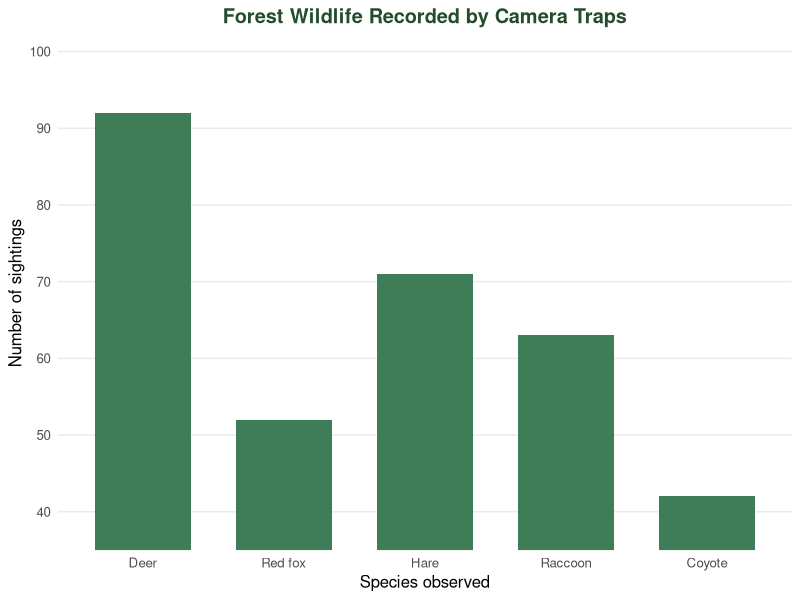
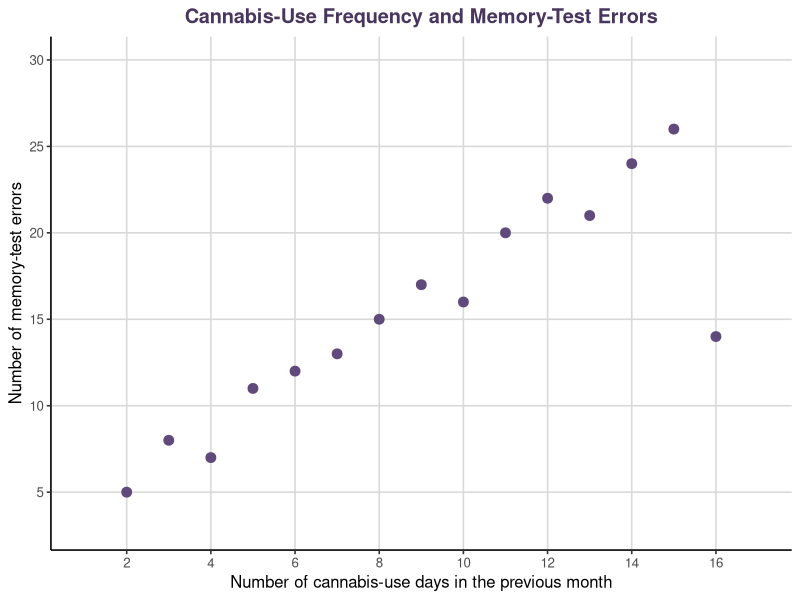

Reproduce these figures in R, in order.
## ---- chunk 1
library(ggplot2)

wildlife_data <- data.frame(
  Species = factor(
    c("White-tailed deer", "Red fox", "Snowshoe hare",
      "Raccoon", "Coyote"),
    levels = c("White-tailed deer", "Red fox", "Snowshoe hare",
               "Raccoon", "Coyote")
  ),
  Sightings = c(92, 52, 71, 63, 42)
)

ggplot(wildlife_data, aes(x = Species, y = Sightings)) +
  geom_col(fill = "#3F7D58", width = 0.68) +
  coord_cartesian(ylim = c(35, 100)) +
  scale_x_discrete(
    labels = c(
      "White-tailed deer" = "Deer",
      "Red fox" = "Red fox",
      "Snowshoe hare" = "Hare",
      "Raccoon" = "Raccoon",
      "Coyote" = "Coyote"
    )
  ) +
  scale_y_continuous(
    breaks = seq(40, 100, by = 10),
    expand = expansion(mult = c(0, 0.03))
  ) +
  labs(
    title = "Forest Wildlife Recorded by Camera Traps",
    x = "Species observed",
    y = "Number of sightings"
  ) +
  theme_minimal(base_size = 12) +
  theme(
    plot.title = element_text(
      hjust = 0.5,
      face = "bold",
      colour = "#244D2D"
    ),
    panel.grid.major.x = element_blank(),
    panel.grid.minor = element_blank()
  )
## ---- chunk 2
library(ggplot2)

cannabis_data <- data.frame(
  Use_Days = 2:16,
  Memory_Errors = c(
    5, 8, 7, 11, 12,
    13, 15, 17, 16, 20,
    22, 21, 24, 26, 14
  )
)

ggplot(cannabis_data, aes(x = Use_Days, y = Memory_Errors)) +
  geom_point(size = 3, colour = "#604A7B") +
  scale_x_continuous(
    breaks = seq(2, 16, by = 2),
    limits = c(1, 17)
  ) +
  scale_y_continuous(
    breaks = seq(5, 30, by = 5),
    limits = c(3, 30)
  ) +
  labs(
    title = "Cannabis-Use Frequency and Memory-Test Errors",
    x = "Number of cannabis-use days in the previous month",
    y = "Number of memory-test errors"
  ) +
  theme_classic(base_size = 12) +
  theme(
    plot.title = element_text(
      hjust = 0.5,
      face = "bold",
      colour = "#49365F"
    ),
    panel.grid.major = element_line(colour = "grey85"),
    panel.grid.minor = element_blank()
  )
